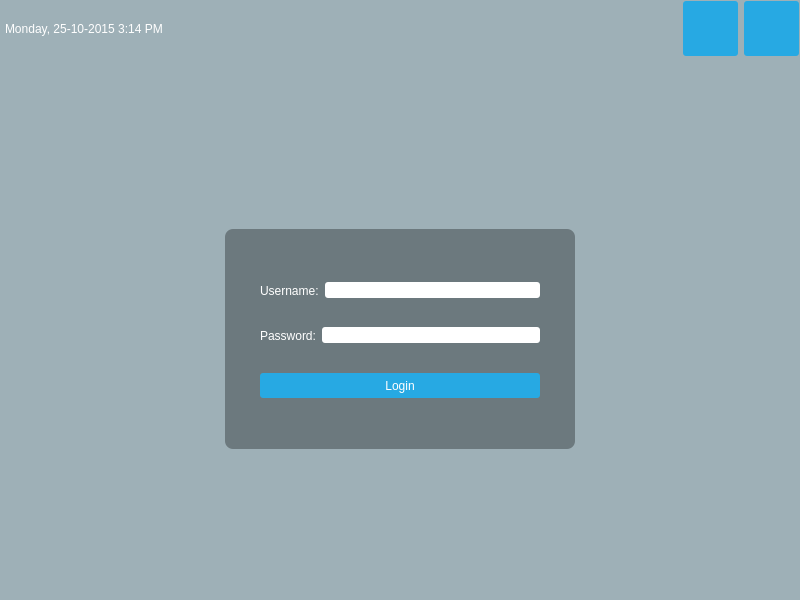
<?xml version="1.0" encoding="UTF-8"?>
<ui version="4.0">
 <class>MainWindow</class>
 <widget class="QMainWindow" name="MainWindow">
  <property name="geometry">
   <rect>
    <x>0</x>
    <y>0</y>
    <width>800</width>
    <height>600</height>
   </rect>
  </property>
  <property name="windowTitle">
   <string>MainWindow</string>
  </property>
  <property name="styleSheet">
   <string notr="true">#centralWidget
{
background: rgba(32, 80, 96, 100);
border-image: url(:/images/pexels-johannes-plenio-1103970.jpg);
}
#topPanel
{
background-color: qlineargradient(spread:reflect, x1:0.5, y1:0, x2:0, y2:0,
stop:0 rgba(91, 204, 233, 100), stop:1 rgba(32, 80, 96,
100));
border-radius: 2px;
}
#loginForm
{
background: rgba(0, 0, 0, 80);
border-radius: 8px;
}
QLabel { color: white; }
QLineEdit { border-radius: 3px; }
QPushButton
{
color: white;
background-color: #27a9e3;
border-width: 0px;
border-radius: 3px;
}
QPushButton:hover { background-color: #66c011; }
QPushButton:hover#restartButton { background-color: #ffff00; }
QPushButton:hover#shutdownButton { background-color: #ff0000; }
</string>
  </property>
  <widget class="QWidget" name="centralWidget">
   <property name="styleSheet">
    <string notr="true"/>
   </property>
   <layout class="QVBoxLayout" name="verticalLayout">
    <property name="leftMargin">
     <number>0</number>
    </property>
    <property name="topMargin">
     <number>0</number>
    </property>
    <property name="rightMargin">
     <number>0</number>
    </property>
    <property name="bottomMargin">
     <number>0</number>
    </property>
    <item>
     <widget class="QWidget" name="topPanel" native="true">
      <property name="styleSheet">
       <string notr="true"/>
      </property>
      <layout class="QHBoxLayout" name="horizontalLayout">
       <property name="leftMargin">
        <number>5</number>
       </property>
       <property name="topMargin">
        <number>1</number>
       </property>
       <property name="rightMargin">
        <number>1</number>
       </property>
       <property name="bottomMargin">
        <number>1</number>
       </property>
       <item>
        <widget class="QLabel" name="currentDateTime">
         <property name="text">
          <string>Monday, 25-10-2015 3:14 PM</string>
         </property>
        </widget>
       </item>
       <item>
        <spacer name="horizontalSpacer">
         <property name="orientation">
          <enum>Qt::Horizontal</enum>
         </property>
         <property name="sizeHint" stdset="0">
          <size>
           <width>40</width>
           <height>20</height>
          </size>
         </property>
        </spacer>
       </item>
       <item>
        <widget class="QPushButton" name="restartButton">
         <property name="sizePolicy">
          <sizepolicy hsizetype="Fixed" vsizetype="Fixed">
           <horstretch>0</horstretch>
           <verstretch>0</verstretch>
          </sizepolicy>
         </property>
         <property name="minimumSize">
          <size>
           <width>55</width>
           <height>55</height>
          </size>
         </property>
         <property name="text">
          <string/>
         </property>
         <property name="icon">
          <iconset resource="resources.qrc">
           <normaloff>:/new/icons/Everaldo-Crystal-Clear-App-Quick-restart.ico</normaloff>:/new/icons/Everaldo-Crystal-Clear-App-Quick-restart.ico</iconset>
         </property>
         <property name="iconSize">
          <size>
           <width>55</width>
           <height>55</height>
          </size>
         </property>
        </widget>
       </item>
       <item>
        <widget class="QPushButton" name="shutdownButton">
         <property name="sizePolicy">
          <sizepolicy hsizetype="Fixed" vsizetype="Fixed">
           <horstretch>0</horstretch>
           <verstretch>0</verstretch>
          </sizepolicy>
         </property>
         <property name="minimumSize">
          <size>
           <width>55</width>
           <height>55</height>
          </size>
         </property>
         <property name="text">
          <string/>
         </property>
         <property name="icon">
          <iconset resource="resources.qrc">
           <normaloff>:/new/icons/Kyo-Tux-Aeon-Sign-Shutdown.ico</normaloff>:/new/icons/Kyo-Tux-Aeon-Sign-Shutdown.ico</iconset>
         </property>
         <property name="iconSize">
          <size>
           <width>55</width>
           <height>55</height>
          </size>
         </property>
        </widget>
       </item>
      </layout>
     </widget>
    </item>
    <item>
     <spacer name="verticalSpacer_3">
      <property name="orientation">
       <enum>Qt::Vertical</enum>
      </property>
      <property name="sizeType">
       <enum>QSizePolicy::Fixed</enum>
      </property>
      <property name="sizeHint" stdset="0">
       <size>
        <width>20</width>
        <height>10</height>
       </size>
      </property>
     </spacer>
    </item>
    <item>
     <layout class="QHBoxLayout" name="horizontalLayout_2">
      <property name="topMargin">
       <number>0</number>
      </property>
      <item>
       <widget class="QLabel" name="logo">
        <property name="sizePolicy">
         <sizepolicy hsizetype="Fixed" vsizetype="Fixed">
          <horstretch>0</horstretch>
          <verstretch>0</verstretch>
         </sizepolicy>
        </property>
        <property name="minimumSize">
         <size>
          <width>150</width>
          <height>150</height>
         </size>
        </property>
        <property name="styleSheet">
         <string notr="true">border-image: url(:/images/Lboi-Tweetscotty-Twitter-moon.ico);</string>
        </property>
        <property name="text">
         <string/>
        </property>
       </widget>
      </item>
     </layout>
    </item>
    <item>
     <layout class="QHBoxLayout" name="horizontalLayout_3">
      <property name="topMargin">
       <number>0</number>
      </property>
      <item>
       <widget class="QWidget" name="loginForm" native="true">
        <property name="sizePolicy">
         <sizepolicy hsizetype="Fixed" vsizetype="Fixed">
          <horstretch>0</horstretch>
          <verstretch>0</verstretch>
         </sizepolicy>
        </property>
        <property name="minimumSize">
         <size>
          <width>350</width>
          <height>220</height>
         </size>
        </property>
        <property name="styleSheet">
         <string notr="true"/>
        </property>
        <layout class="QVBoxLayout" name="verticalLayout_2">
         <property name="leftMargin">
          <number>35</number>
         </property>
         <property name="topMargin">
          <number>35</number>
         </property>
         <property name="rightMargin">
          <number>35</number>
         </property>
         <property name="bottomMargin">
          <number>35</number>
         </property>
         <item>
          <layout class="QHBoxLayout" name="horizontalLayout_5">
           <item>
            <widget class="QLabel" name="username">
             <property name="minimumSize">
              <size>
               <width>0</width>
               <height>25</height>
              </size>
             </property>
             <property name="text">
              <string>Username:</string>
             </property>
            </widget>
           </item>
           <item>
            <widget class="QLineEdit" name="lineEdit"/>
           </item>
          </layout>
         </item>
         <item>
          <layout class="QHBoxLayout" name="horizontalLayout_4">
           <item>
            <widget class="QLabel" name="password">
             <property name="minimumSize">
              <size>
               <width>0</width>
               <height>25</height>
              </size>
             </property>
             <property name="text">
              <string>Password:</string>
             </property>
            </widget>
           </item>
           <item>
            <widget class="QLineEdit" name="lineEdit_2"/>
           </item>
          </layout>
         </item>
         <item>
          <spacer name="verticalSpacer_2">
           <property name="orientation">
            <enum>Qt::Vertical</enum>
           </property>
           <property name="sizeType">
            <enum>QSizePolicy::Fixed</enum>
           </property>
           <property name="sizeHint" stdset="0">
            <size>
             <width>20</width>
             <height>5</height>
            </size>
           </property>
          </spacer>
         </item>
         <item>
          <widget class="QPushButton" name="loginButton">
           <property name="minimumSize">
            <size>
             <width>0</width>
             <height>25</height>
            </size>
           </property>
           <property name="text">
            <string>Login</string>
           </property>
          </widget>
         </item>
        </layout>
       </widget>
      </item>
     </layout>
    </item>
    <item>
     <spacer name="verticalSpacer">
      <property name="orientation">
       <enum>Qt::Vertical</enum>
      </property>
      <property name="sizeHint" stdset="0">
       <size>
        <width>20</width>
        <height>40</height>
       </size>
      </property>
     </spacer>
    </item>
   </layout>
  </widget>
 </widget>
 <resources>
  <include location="resources.qrc"/>
 </resources>
 <connections/>
</ui>
